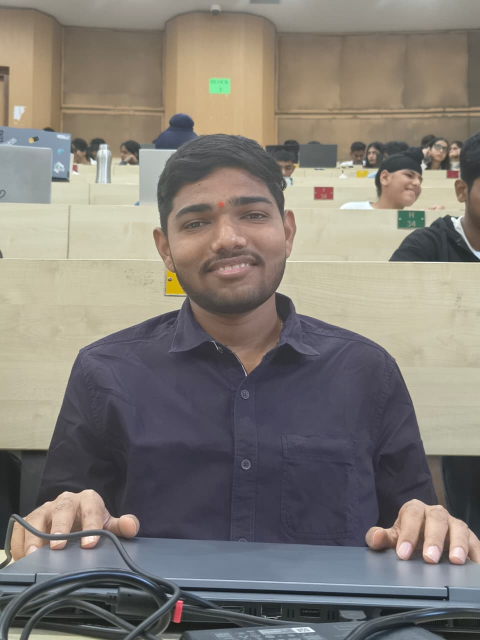
#> input picture person1.jpg, 960 x 1280 px (shown at 1/2 size)
$ python main.py
#> lines starting #> are read from the running program, lines starting #| are printed output that depends on the picture
import cv2
import numpy as np
import tkinter as tk
from tkinter import Label, Button, Frame
from PIL import Image, ImageTk

# Load Haar Cascade
face_cascade = cv2.CascadeClassifier(
    cv2.data.haarcascades + "haarcascade_frontalface_default.xml"
)

# Load Known Image
known_image = cv2.imread("person1.jpg")
#> known_image is the input picture: shape (1280, 960, 3); mean B, G, R 118.1, 125, 130.5
known_gray = cv2.cvtColor(known_image, cv2.COLOR_BGR2GRAY)
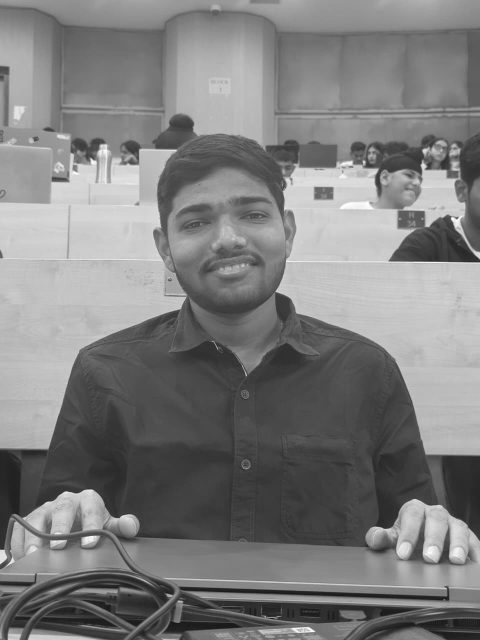
#> known_gray: shape (1280, 960) (shown at 1/2 size); min 13, max 254, mean 125.8

faces = face_cascade.detectMultiScale(known_gray, 1.3, 5)
#> faces = [[310, 320, 287, 287]]
(x, y, w, h) = faces[0]
#> x = 310; y = 320; w = 287; h = 287
known_face = known_gray[y:y+h, x:x+w]
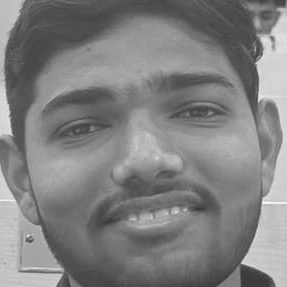
#> known_face: shape (287, 287); min 53, max 253, mean 128.7

cap = None
running = False


# [48 lines left out: functions start_camera, stop_camera, show_frame, not called in this run]


# GUI Window
root = tk.Tk()
root.title("Face Detection & Recognition")
root.geometry("900x650")
root.configure(bg="#0f172a")

# Title
title = Label(
    root,
    text="AI Face Detection & Recognition",
    font=("Segoe UI", 20, "bold"),
    bg="#0f172a",
    fg="#38bdf8"
)
title.pack(pady=15)

# Video Frame
video_frame = Frame(root, bg="#0f172a")
video_frame.pack()

video_label = Label(video_frame)
video_label.pack()

# Buttons Frame
btn_frame = Frame(root, bg="#0f172a")
btn_frame.pack(pady=20)

start_btn = Button(
    btn_frame,
    text="Start Camera",
    command=start_camera,
    font=("Segoe UI", 12, "bold"),
    bg="#22c55e",
    fg="white",
    width=15,
    bd=0,
    pady=8
)

start_btn.grid(row=0, column=0, padx=15)

stop_btn = Button(
    btn_frame,
    text="Stop Camera",
    command=stop_camera,
    font=("Segoe UI", 12, "bold"),
    bg="#ef4444",
    fg="white",
    width=15,
    bd=0,
    pady=8
)

stop_btn.grid(row=0, column=1, padx=15)

# Status Label
status_label = Label(
    root,
    text="Camera Stopped",
    font=("Segoe UI", 12),
    bg="#0f172a",
    fg="#ff4d4d"
)

status_label.pack()

# Footer
footer = Label(
    root,
    text="CodSoft AI Internship Project",
    font=("Segoe UI", 9),
    bg="#0f172a",
    fg="#64748b"
)

footer.pack(side="bottom", pady=10)

root.mainloop()
